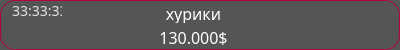
<?xml version="1.0" encoding="UTF-8"?>
<ui version="4.0">
 <class>Frame</class>
 <widget class="QFrame" name="Frame">
  <property name="geometry">
   <rect>
    <x>0</x>
    <y>0</y>
    <width>400</width>
    <height>50</height>
   </rect>
  </property>
  <property name="minimumSize">
   <size>
    <width>0</width>
    <height>40</height>
   </size>
  </property>
  <property name="maximumSize">
   <size>
    <width>16777215</width>
    <height>50</height>
   </size>
  </property>
  <property name="windowTitle">
   <string>Frame</string>
  </property>
  <property name="styleSheet">
   <string notr="true">QFrame{
	background-color: rgb(85, 85, 85);
	border-radius:15px;
	border: 1px solid rgb(180,0,63);
}
QLabel{	
	color: rgb(255, 255, 255);
	font-size: 12px;
	border:none;
	font-family: Impact;
}
</string>
  </property>
  <layout class="QHBoxLayout" name="horizontalLayout">
   <property name="topMargin">
    <number>0</number>
   </property>
   <property name="bottomMargin">
    <number>0</number>
   </property>
   <item>
    <widget class="QFrame" name="frame">
     <property name="minimumSize">
      <size>
       <width>50</width>
       <height>0</height>
      </size>
     </property>
     <property name="maximumSize">
      <size>
       <width>50</width>
       <height>16777215</height>
      </size>
     </property>
     <property name="styleSheet">
      <string notr="true">border:none;
border-radius:0px;</string>
     </property>
     <property name="frameShape">
      <enum>QFrame::StyledPanel</enum>
     </property>
     <property name="frameShadow">
      <enum>QFrame::Raised</enum>
     </property>
     <layout class="QVBoxLayout" name="verticalLayout">
      <property name="spacing">
       <number>0</number>
      </property>
      <property name="leftMargin">
       <number>0</number>
      </property>
      <property name="topMargin">
       <number>0</number>
      </property>
      <property name="rightMargin">
       <number>0</number>
      </property>
      <property name="bottomMargin">
       <number>0</number>
      </property>
      <item>
       <widget class="QLabel" name="time">
        <property name="minimumSize">
         <size>
          <width>50</width>
          <height>0</height>
         </size>
        </property>
        <property name="styleSheet">
         <string notr="true">font-size: 14px;
color: rgb(229, 229, 229)
</string>
        </property>
        <property name="text">
         <string>33:33:33</string>
        </property>
       </widget>
      </item>
      <item>
       <spacer name="verticalSpacer">
        <property name="orientation">
         <enum>Qt::Vertical</enum>
        </property>
        <property name="sizeHint" stdset="0">
         <size>
          <width>20</width>
          <height>30</height>
         </size>
        </property>
       </spacer>
      </item>
     </layout>
    </widget>
   </item>
   <item>
    <widget class="QFrame" name="frame_2">
     <property name="styleSheet">
      <string notr="true">QLabel{
	padding-right:60px;
	font-size: 16px;

}
QFrame{
	border:none;
	border-radius:0px;
}
</string>
     </property>
     <property name="frameShape">
      <enum>QFrame::StyledPanel</enum>
     </property>
     <property name="frameShadow">
      <enum>QFrame::Raised</enum>
     </property>
     <layout class="QVBoxLayout" name="verticalLayout_2">
      <property name="spacing">
       <number>9</number>
      </property>
      <property name="leftMargin">
       <number>0</number>
      </property>
      <property name="topMargin">
       <number>2</number>
      </property>
      <property name="rightMargin">
       <number>9</number>
      </property>
      <property name="bottomMargin">
       <number>4</number>
      </property>
      <item>
       <widget class="QLabel" name="profit">
        <property name="minimumSize">
         <size>
          <width>0</width>
          <height>20</height>
         </size>
        </property>
        <property name="styleSheet">
         <string notr="true"/>
        </property>
        <property name="text">
         <string>хурики</string>
        </property>
        <property name="alignment">
         <set>Qt::AlignCenter</set>
        </property>
       </widget>
      </item>
      <item>
       <widget class="QLabel" name="profit_name">
        <property name="styleSheet">
         <string notr="true"/>
        </property>
        <property name="text">
         <string>130.000$</string>
        </property>
        <property name="alignment">
         <set>Qt::AlignCenter</set>
        </property>
       </widget>
      </item>
     </layout>
    </widget>
   </item>
  </layout>
 </widget>
 <resources>
  <include location="res.qrc"/>
 </resources>
 <connections/>
</ui>
